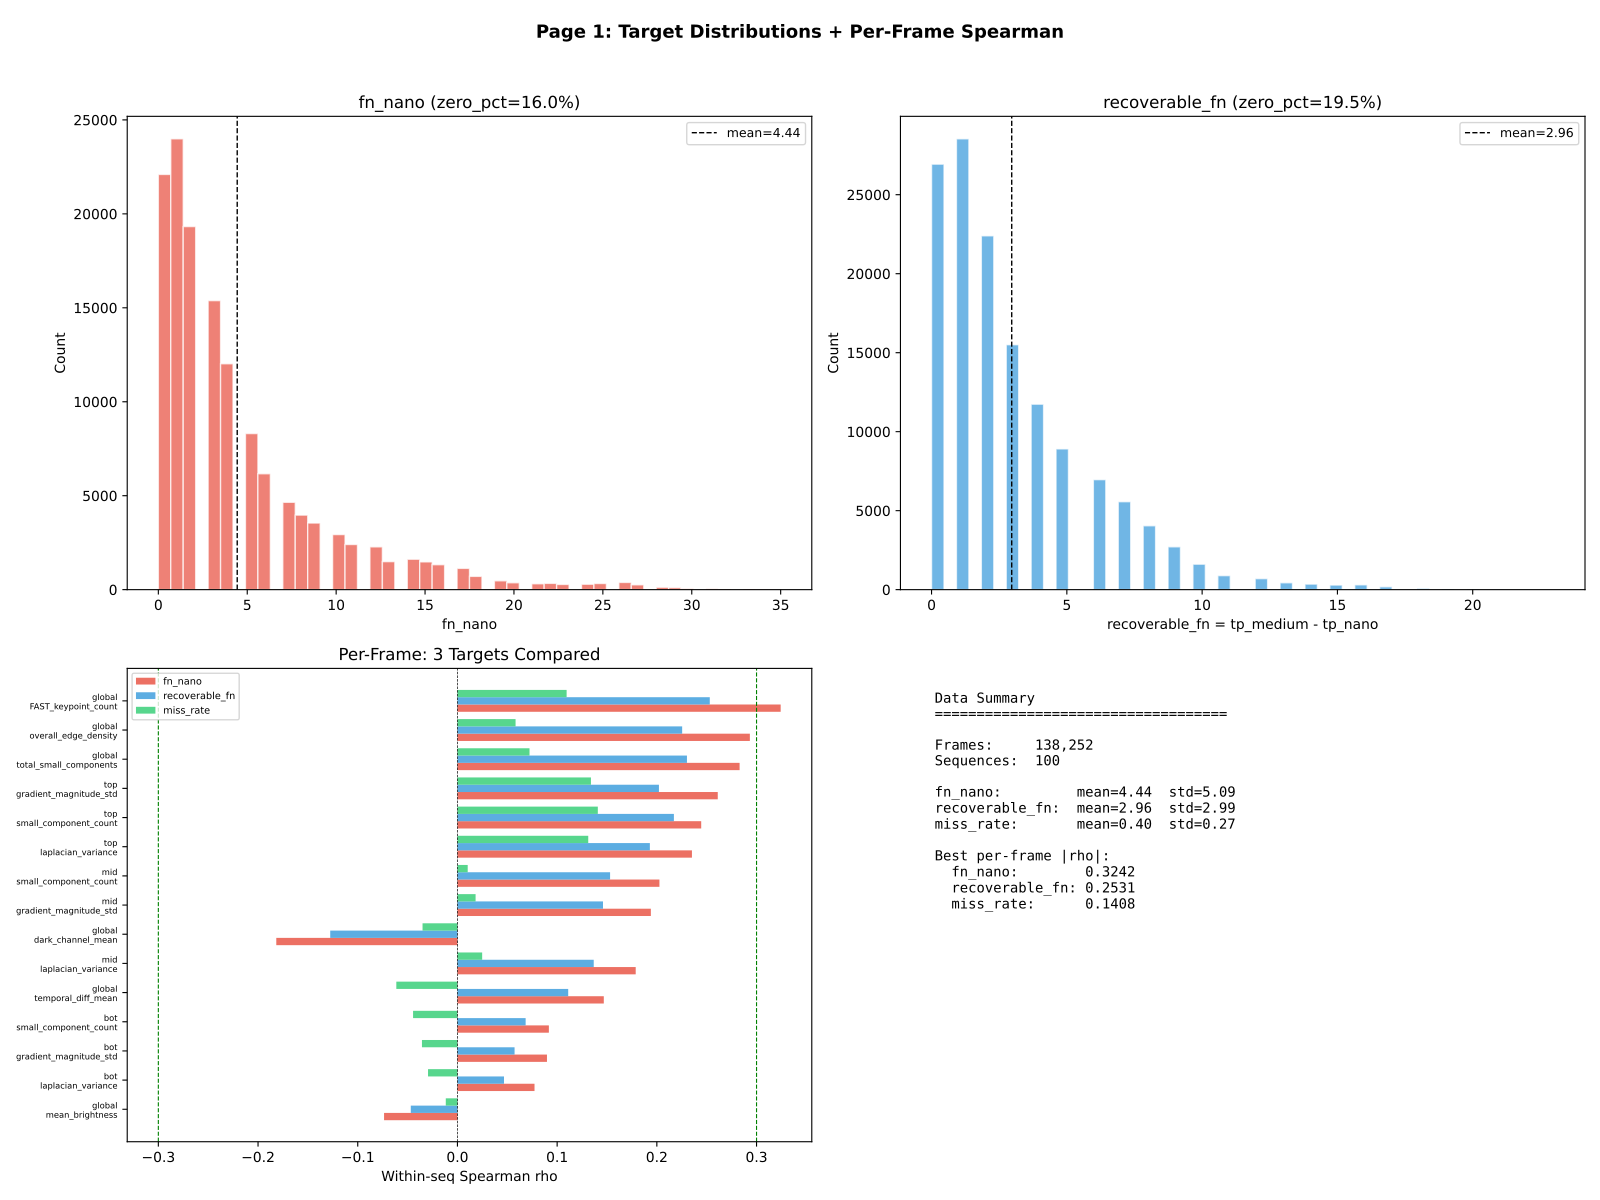

Reproduce this figure in Python.
#!/usr/bin/env python3
"""DETRAC Diagnostic: recoverable_fn + Windowed Spearman Analysis.

Tests whether the target metric and prediction granularity are the issue
behind near-zero within-sequence Spearman correlations.

Three experiments on existing DETRAC data (no new YOLO runs or feature extraction):
  1. recoverable_fn distribution (compare to fn_nano)
  2. Per-frame Spearman: fn_nano vs recoverable_fn side-by-side
  3. Windowed Spearman: average over 10/30/60/90-frame windows
  4. High-GT filter: only frames with num_gt >= 5

Output:
  - Console: full results tables
  - spatial_experiments/detrac_diagnostic.pdf (4 pages)
"""

from pathlib import Path

import matplotlib
matplotlib.use("Agg")
import matplotlib.pyplot as plt
from matplotlib.backends.backend_pdf import PdfPages
import numpy as np
import pandas as pd
from scipy.stats import spearmanr

# ── Paths ──────────────────────────────────────────────────────────
ECHO_ROOT = Path(__file__).resolve().parent.parent
DET_CSV = ECHO_ROOT / "res_experiment" / "detrac_results.csv"
FEAT_CSV = ECHO_ROOT / "spatial_experiments" / "spatial_experiments_all_features.csv"
PDF_PATH = ECHO_ROOT / "spatial_experiments" / "detrac_diagnostic.pdf"

# ── Feature columns ───────────────────────────────────────────────
FEATURE_COLS = [
    "top_laplacian_variance", "top_small_component_count", "top_gradient_magnitude_std",
    "mid_laplacian_variance", "mid_small_component_count", "mid_gradient_magnitude_std",
    "bot_laplacian_variance", "bot_small_component_count", "bot_gradient_magnitude_std",
    "global_total_small_components", "global_overall_edge_density",
    "global_FAST_keypoint_count", "global_mean_brightness",
    "global_dark_channel_mean", "global_temporal_diff_mean",
]

TARGETS = ["fn_nano", "recoverable_fn", "miss_rate"]
WINDOW_SIZES = [10, 30, 60, 90]


# ── Helpers ────────────────────────────────────────────────────────

def within_seq_spearman(df, feature_cols, target, min_frames=30):
    """Compute within-sequence Spearman rho for each feature."""
    results = {}
    for feature in feature_cols:
        per_seq_rhos = []
        for _, group in df.groupby("sequence"):
            if len(group) < min_frames:
                continue
            if group[target].std() > 0 and group[feature].std() > 0:
                rho, _ = spearmanr(group[feature], group[target])
                if not np.isnan(rho):
                    per_seq_rhos.append(rho)
        results[feature] = {
            "within_seq_rho": np.mean(per_seq_rhos) if per_seq_rhos else 0.0,
            "n_valid_seqs": len(per_seq_rhos),
        }
    return results


def build_windowed_df(df, feature_cols, window_size):
    """Average targets and features over non-overlapping windows."""
    rows = []
    for seq, group in df.groupby("sequence"):
        group = group.sort_values("frame_id").reset_index(drop=True)
        n_windows = len(group) // window_size
        for w in range(n_windows):
            chunk = group.iloc[w * window_size:(w + 1) * window_size]
            row = {"sequence": seq, "window_idx": w}
            row["fn_nano"] = chunk["fn_nano"].mean()
            row["recoverable_fn"] = chunk["recoverable_fn"].mean()
            row["miss_rate"] = chunk["fn_nano"].mean() / max(chunk["num_gt"].mean(), 1)
            for feat in feature_cols:
                row[feat] = chunk[feat].mean()
            row["num_gt"] = chunk["num_gt"].mean()
            rows.append(row)
    return pd.DataFrame(rows)


# ── Main ──────────────────────────────────────────────────────────

def main():
    # ── Load and merge ─────────────────────────────────────────────
    print("Loading data...", flush=True)
    det_df = pd.read_csv(DET_CSV)
    feat_df = pd.read_csv(FEAT_CSV)

    # Pivot detection results
    nano = det_df[det_df["model"] == "nano_320"][["sequence", "frame_id", "tp", "fn"]].copy()
    nano = nano.rename(columns={"tp": "tp_nano", "fn": "fn_nano"})
    medium = det_df[det_df["model"] == "medium_640"][["sequence", "frame_id", "tp", "fn"]].copy()
    medium = medium.rename(columns={"tp": "tp_medium", "fn": "fn_medium"})
    det = nano.merge(medium, on=["sequence", "frame_id"])
    det["recoverable_fn"] = (det["tp_medium"] - det["tp_nano"]).clip(lower=0)

    # Merge with features
    df = feat_df.merge(
        det[["sequence", "frame_id", "tp_nano", "tp_medium", "fn_nano", "fn_medium", "recoverable_fn"]],
        on=["sequence", "frame_id"],
    )
    # Per-frame miss rate (fn / num_gt, clamped for num_gt=0)
    df["miss_rate"] = df["fn_nano"] / df["num_gt"].clip(lower=1)
    print(f"  {len(df):,} frames, {df['sequence'].nunique()} sequences\n", flush=True)

    # ── Step 1: recoverable_fn distribution ────────────────────────
    print("=" * 65)
    print("STEP 1: TARGET DISTRIBUTIONS")
    print("=" * 65)
    print(f"\n{'Statistic':<25s} {'fn_nano':>12s} {'recoverable_fn':>15s} {'miss_rate':>12s}")
    print("-" * 67)
    for stat_name, fn in [
        ("mean", lambda s: f"{s.mean():.3f}"),
        ("std", lambda s: f"{s.std():.3f}"),
        ("min", lambda s: f"{s.min():.3f}"),
        ("max", lambda s: f"{s.max():.3f}"),
        ("25th pctile", lambda s: f"{s.quantile(0.25):.3f}"),
        ("50th pctile", lambda s: f"{s.quantile(0.50):.3f}"),
        ("75th pctile", lambda s: f"{s.quantile(0.75):.3f}"),
        ("90th pctile", lambda s: f"{s.quantile(0.90):.3f}"),
        ("95th pctile", lambda s: f"{s.quantile(0.95):.3f}"),
        ("% zeros", lambda s: f"{100 * (s == 0).mean():.1f}%"),
    ]:
        fn_val = fn(df["fn_nano"])
        rfn_val = fn(df["recoverable_fn"])
        mr_val = fn(df["miss_rate"])
        print(f"{stat_name:<25s} {fn_val:>12s} {rfn_val:>15s} {mr_val:>12s}")

    # ── Step 2: Per-frame Spearman ─────────────────────────────────
    print(f"\n{'=' * 65}")
    print("STEP 2: PER-FRAME WITHIN-SEQUENCE SPEARMAN")
    print("=" * 65)

    step2_results = []
    for target in TARGETS:
        rhos = within_seq_spearman(df, FEATURE_COLS, target, min_frames=30)
        for feat, vals in rhos.items():
            step2_results.append({
                "condition": "per_frame",
                "target": target,
                "feature": feat,
                "within_seq_rho": round(vals["within_seq_rho"], 4),
                "n_valid_seqs": vals["n_valid_seqs"],
            })

    step2_df = pd.DataFrame(step2_results)

    # Pivot for side-by-side
    pivot = step2_df.pivot(index="feature", columns="target", values="within_seq_rho")
    pivot = pivot[["fn_nano", "recoverable_fn", "miss_rate"]]
    pivot = pivot.sort_values("fn_nano", ascending=False, key=abs)
    print(pivot.round(4).to_string())

    # ── Step 3: Windowed Spearman ──────────────────────────────────
    print(f"\n{'=' * 65}")
    print("STEP 3: WINDOWED SPEARMAN (CRITICAL TEST)")
    print("=" * 65)

    all_windowed_results = []
    for ws in WINDOW_SIZES:
        wdf = build_windowed_df(df, FEATURE_COLS, ws)
        n_seqs = wdf["sequence"].nunique()
        print(f"\n--- Window size = {ws} frames ({n_seqs} sequences, "
              f"{len(wdf)} windows) ---")

        for target in TARGETS:
            rhos = within_seq_spearman(wdf, FEATURE_COLS, target, min_frames=5)
            for feat, vals in rhos.items():
                all_windowed_results.append({
                    "condition": f"window_{ws}",
                    "target": target,
                    "feature": feat,
                    "within_seq_rho": round(vals["within_seq_rho"], 4),
                    "n_valid_seqs": vals["n_valid_seqs"],
                    "window_size": ws,
                })

        # Print window=30 summary
        if ws == 30:
            w30 = [r for r in all_windowed_results
                   if r["condition"] == "window_30"]
            w30_df = pd.DataFrame(w30)
            pivot_w30 = w30_df.pivot(index="feature", columns="target",
                                      values="within_seq_rho")
            pivot_w30 = pivot_w30[["fn_nano", "recoverable_fn", "miss_rate"]]
            pivot_w30 = pivot_w30.sort_values("fn_nano", ascending=False, key=abs)
            print(pivot_w30.round(4).to_string())

    windowed_df = pd.DataFrame(all_windowed_results)

    # Print rho vs window size for top features
    print(f"\n--- Rho vs Window Size (top features by per-frame |rho|) ---")
    top_feats = pivot.index[:5].tolist()
    for target in TARGETS:
        print(f"\n  Target: {target}")
        print(f"  {'Feature':<40s}", end="")
        for ws in WINDOW_SIZES:
            print(f"  w={ws:>3d}", end="")
        print()
        for feat in top_feats:
            print(f"  {feat:<40s}", end="")
            for ws in WINDOW_SIZES:
                mask = ((windowed_df["feature"] == feat) &
                        (windowed_df["target"] == target) &
                        (windowed_df["window_size"] == ws))
                val = windowed_df.loc[mask, "within_seq_rho"].values
                if len(val) > 0:
                    print(f"  {val[0]:>6.3f}", end="")
                else:
                    print(f"  {'N/A':>6s}", end="")
            print()

    # ── Step 4: High-GT filter ─────────────────────────────────────
    print(f"\n{'=' * 65}")
    print("STEP 4: HIGH-GT FILTER")
    print("=" * 65)

    # Find threshold giving ~50% of frames
    gt_thresholds = [3, 5, 7, 10]
    for t in gt_thresholds:
        pct = (df["num_gt"] >= t).mean()
        print(f"  num_gt >= {t}: {100*pct:.1f}% of frames ({(df['num_gt'] >= t).sum():,})")

    # Use num_gt >= 5
    gt_thresh = 5
    df_dense = df[df["num_gt"] >= gt_thresh].copy().reset_index(drop=True)
    print(f"\nUsing num_gt >= {gt_thresh}: {len(df_dense):,} frames "
          f"({100*len(df_dense)/len(df):.1f}%)\n")

    step4_results = []
    for target in TARGETS:
        rhos = within_seq_spearman(df_dense, FEATURE_COLS, target, min_frames=30)
        for feat, vals in rhos.items():
            step4_results.append({
                "condition": f"high_gt_{gt_thresh}",
                "target": target,
                "feature": feat,
                "within_seq_rho": round(vals["within_seq_rho"], 4),
                "n_valid_seqs": vals["n_valid_seqs"],
            })

    step4_df = pd.DataFrame(step4_results)
    pivot_hgt = step4_df.pivot(index="feature", columns="target", values="within_seq_rho")
    pivot_hgt = pivot_hgt[["fn_nano", "recoverable_fn", "miss_rate"]]
    pivot_hgt = pivot_hgt.sort_values("fn_nano", ascending=False, key=abs)
    print(pivot_hgt.round(4).to_string())

    # ── Combined summary table ─────────────────────────────────────
    print(f"\n{'=' * 65}")
    print("COMBINED SUMMARY (best rho per condition)")
    print("=" * 65)

    all_results = step2_results + all_windowed_results + step4_results
    all_df = pd.DataFrame(all_results)

    for cond in all_df["condition"].unique():
        for target in TARGETS:
            subset = all_df[(all_df["condition"] == cond) & (all_df["target"] == target)]
            if len(subset) == 0:
                continue
            best = subset.loc[subset["within_seq_rho"].abs().idxmax()]
            print(f"  {cond:<15s} {target:<18s} "
                  f"best: {best['feature']:<40s} rho={best['within_seq_rho']:+.4f}")

    # ── Generate PDF ───────────────────────────────────────────────
    print(f"\nGenerating PDF report...", flush=True)
    generate_pdf(df, df_dense, gt_thresh, pivot, pivot_w30, pivot_hgt,
                 windowed_df, top_feats, all_df)
    print(f"\nDone.")


# ── PDF generation ─────────────────────────────────────────────────

def generate_pdf(df, df_dense, gt_thresh, pivot_perframe, pivot_w30,
                 pivot_hgt, windowed_df, top_feats, all_df):

    with PdfPages(str(PDF_PATH)) as pdf:

        # ── Page 1: Distribution + Per-frame Spearman ─────────────
        fig, axes = plt.subplots(2, 2, figsize=(16, 12))

        # (0,0) fn_nano histogram
        ax = axes[0, 0]
        ax.hist(df["fn_nano"], bins=50, color="#e74c3c", alpha=0.7, edgecolor="white")
        ax.axvline(df["fn_nano"].mean(), color="k", ls="--", lw=1,
                   label=f"mean={df['fn_nano'].mean():.2f}")
        ax.set_xlabel("fn_nano")
        ax.set_ylabel("Count")
        ax.set_title(f"fn_nano (zero_pct={100*(df['fn_nano']==0).mean():.1f}%)")
        ax.legend(fontsize=9)

        # (0,1) recoverable_fn histogram
        ax = axes[0, 1]
        ax.hist(df["recoverable_fn"], bins=50, color="#3498db", alpha=0.7, edgecolor="white")
        ax.axvline(df["recoverable_fn"].mean(), color="k", ls="--", lw=1,
                   label=f"mean={df['recoverable_fn'].mean():.2f}")
        ax.set_xlabel("recoverable_fn = tp_medium - tp_nano")
        ax.set_ylabel("Count")
        ax.set_title(f"recoverable_fn (zero_pct={100*(df['recoverable_fn']==0).mean():.1f}%)")
        ax.legend(fontsize=9)

        # (1,0) Per-frame Spearman side-by-side bar chart (3 targets)
        ax = axes[1, 0]
        feats_sorted = pivot_perframe.sort_values("fn_nano", key=abs).index.tolist()
        y = np.arange(len(feats_sorted))
        bw = 0.25
        fn_vals = [pivot_perframe.loc[f, "fn_nano"] for f in feats_sorted]
        rfn_vals = [pivot_perframe.loc[f, "recoverable_fn"] for f in feats_sorted]
        mr_vals = [pivot_perframe.loc[f, "miss_rate"] for f in feats_sorted]
        ax.barh(y - bw, fn_vals, height=bw, color="#e74c3c", alpha=0.8, label="fn_nano")
        ax.barh(y, rfn_vals, height=bw, color="#3498db", alpha=0.8, label="recoverable_fn")
        ax.barh(y + bw, mr_vals, height=bw, color="#2ecc71", alpha=0.8, label="miss_rate")
        ax.set_yticks(y)
        ax.set_yticklabels([f.replace("_", "\n", 1) for f in feats_sorted], fontsize=6)
        ax.set_xlabel("Within-seq Spearman rho")
        ax.set_title("Per-Frame: 3 Targets Compared")
        ax.axvline(0.3, color="green", ls="--", lw=0.8)
        ax.axvline(-0.3, color="green", ls="--", lw=0.8)
        ax.axvline(0, color="k", lw=0.5, ls="--")
        ax.legend(fontsize=7)

        # (1,1) Stats text
        ax = axes[1, 1]
        ax.axis("off")
        stats = (
            f"Data Summary\n{'='*35}\n\n"
            f"Frames:     {len(df):,}\n"
            f"Sequences:  {df['sequence'].nunique()}\n\n"
            f"fn_nano:         mean={df['fn_nano'].mean():.2f}  std={df['fn_nano'].std():.2f}\n"
            f"recoverable_fn:  mean={df['recoverable_fn'].mean():.2f}  std={df['recoverable_fn'].std():.2f}\n"
            f"miss_rate:       mean={df['miss_rate'].mean():.2f}  std={df['miss_rate'].std():.2f}\n\n"
            f"Best per-frame |rho|:\n"
            f"  fn_nano:        {pivot_perframe['fn_nano'].abs().max():.4f}\n"
            f"  recoverable_fn: {pivot_perframe['recoverable_fn'].abs().max():.4f}\n"
            f"  miss_rate:      {pivot_perframe['miss_rate'].abs().max():.4f}\n"
        )
        ax.text(0.05, 0.95, stats, transform=ax.transAxes,
                fontsize=10, verticalalignment="top", fontfamily="monospace")

        fig.suptitle("Page 1: Target Distributions + Per-Frame Spearman",
                     fontsize=13, fontweight="bold")
        plt.tight_layout(rect=[0, 0, 1, 0.96])
        pdf.savefig(fig, dpi=150)
        plt.close(fig)

        # ── Page 2: Windowed Spearman ─────────────────────────────
        fig, axes = plt.subplots(2, 2, figsize=(16, 12))

        # (0,0) and (0,1): rho vs window size for top features
        # Show fn_nano and miss_rate line plots (recoverable_fn in bar/text)
        for idx, target in enumerate(["fn_nano", "miss_rate"]):
            ax = axes[0, idx]
            for feat in top_feats:
                rhos = []
                for ws in WINDOW_SIZES:
                    mask = ((windowed_df["feature"] == feat) &
                            (windowed_df["target"] == target) &
                            (windowed_df["window_size"] == ws))
                    vals = windowed_df.loc[mask, "within_seq_rho"].values
                    rhos.append(vals[0] if len(vals) > 0 else 0)
                ax.plot(WINDOW_SIZES, rhos, "o-", label=feat.replace("global_", "g_"),
                        markersize=4)
            ax.axhline(0.3, color="green", ls="--", lw=0.8)
            ax.axhline(-0.3, color="green", ls="--", lw=0.8)
            ax.axhline(0, color="k", lw=0.3, ls=":")
            ax.set_xlabel("Window size (frames)")
            ax.set_ylabel("Within-seq rho")
            ax.set_title(f"rho vs Window Size ({target})")
            ax.legend(fontsize=6, loc="best")

        # (1,0) Windowed (w=30) side-by-side bar chart (3 targets)
        ax = axes[1, 0]
        feats_w30 = pivot_w30.sort_values("fn_nano", key=abs).index.tolist()
        y = np.arange(len(feats_w30))
        bw2 = 0.25
        fn_vals = [pivot_w30.loc[f, "fn_nano"] for f in feats_w30]
        rfn_vals = [pivot_w30.loc[f, "recoverable_fn"] for f in feats_w30]
        mr_vals = [pivot_w30.loc[f, "miss_rate"] for f in feats_w30]
        ax.barh(y - bw2, fn_vals, height=bw2, color="#e74c3c", alpha=0.8, label="fn_nano")
        ax.barh(y, rfn_vals, height=bw2, color="#3498db", alpha=0.8, label="recoverable_fn")
        ax.barh(y + bw2, mr_vals, height=bw2, color="#2ecc71", alpha=0.8, label="miss_rate")
        ax.set_yticks(y)
        ax.set_yticklabels([f.replace("_", "\n", 1) for f in feats_w30], fontsize=6)
        ax.set_xlabel("Within-seq Spearman rho")
        ax.set_title("Window=30: 3 Targets Compared")
        ax.axvline(0.3, color="green", ls="--", lw=0.8)
        ax.axvline(-0.3, color="green", ls="--", lw=0.8)
        ax.axvline(0, color="k", lw=0.5, ls="--")
        ax.legend(fontsize=7)

        # (1,1) Window improvement text
        ax = axes[1, 1]
        ax.axis("off")
        txt = f"Windowed Spearman Summary\n{'='*35}\n\n"
        for target in TARGETS:
            txt += f"Target: {target}\n"
            for ws in WINDOW_SIZES:
                mask = ((windowed_df["target"] == target) &
                        (windowed_df["window_size"] == ws))
                sub = windowed_df[mask]
                if len(sub) > 0:
                    best_rho = sub["within_seq_rho"].abs().max()
                    best_feat = sub.loc[sub["within_seq_rho"].abs().idxmax(), "feature"]
                    txt += f"  w={ws:>3d}: best |rho|={best_rho:.4f} ({best_feat})\n"
            txt += "\n"
        ax.text(0.05, 0.95, txt, transform=ax.transAxes,
                fontsize=9, verticalalignment="top", fontfamily="monospace")

        fig.suptitle("Page 2: Windowed Spearman (Granularity Test)",
                     fontsize=13, fontweight="bold")
        plt.tight_layout(rect=[0, 0, 1, 0.96])
        pdf.savefig(fig, dpi=150)
        plt.close(fig)

        # ── Page 3: High-GT filter ────────────────────────────────
        fig, (ax1, ax2) = plt.subplots(1, 2, figsize=(16, 10))

        # Left: high-GT bar chart (3 targets)
        feats_hgt = pivot_hgt.sort_values("fn_nano", key=abs).index.tolist()
        y = np.arange(len(feats_hgt))
        bw3 = 0.25
        fn_vals = [pivot_hgt.loc[f, "fn_nano"] for f in feats_hgt]
        rfn_vals = [pivot_hgt.loc[f, "recoverable_fn"] for f in feats_hgt]
        mr_vals = [pivot_hgt.loc[f, "miss_rate"] for f in feats_hgt]
        ax1.barh(y - bw3, fn_vals, height=bw3, color="#e74c3c", alpha=0.8, label="fn_nano")
        ax1.barh(y, rfn_vals, height=bw3, color="#3498db", alpha=0.8, label="recoverable_fn")
        ax1.barh(y + bw3, mr_vals, height=bw3, color="#2ecc71", alpha=0.8, label="miss_rate")
        ax1.set_yticks(y)
        ax1.set_yticklabels([f.replace("_", "\n", 1) for f in feats_hgt], fontsize=6)
        ax1.set_xlabel("Within-seq Spearman rho")
        ax1.set_title(f"High-GT (num_gt >= {gt_thresh}): 3 Targets")
        ax1.axvline(0.3, color="green", ls="--", lw=0.8)
        ax1.axvline(-0.3, color="green", ls="--", lw=0.8)
        ax1.axvline(0, color="k", lw=0.5, ls="--")
        ax1.legend(fontsize=7)

        # Right: all-frames vs high-GT comparison
        # Compare per-frame rho (all) vs per-frame rho (high-GT) for fn_nano
        ax2.set_title("All Frames vs High-GT Filter (fn_nano)")
        all_rhos = [pivot_perframe.loc[f, "fn_nano"] if f in pivot_perframe.index else 0
                    for f in FEATURE_COLS]
        hgt_rhos = [pivot_hgt.loc[f, "fn_nano"] if f in pivot_hgt.index else 0
                    for f in FEATURE_COLS]
        for i, feat in enumerate(FEATURE_COLS):
            ax2.scatter(all_rhos[i], hgt_rhos[i], color="#3498db", s=50, zorder=3)
            ax2.annotate(feat.replace("global_", "g_").replace("_", "\n", 1),
                         (all_rhos[i], hgt_rhos[i]), fontsize=5,
                         ha="center", va="bottom")
        lim = max(max(abs(v) for v in all_rhos), max(abs(v) for v in hgt_rhos)) + 0.05
        ax2.plot([-lim, lim], [-lim, lim], "k--", lw=0.5, label="y=x")
        ax2.set_xlabel("Per-frame rho (all frames)")
        ax2.set_ylabel(f"Per-frame rho (num_gt >= {gt_thresh})")
        ax2.legend(fontsize=8)

        fig.suptitle("Page 3: High-GT Filter Effect",
                     fontsize=13, fontweight="bold")
        plt.tight_layout(rect=[0, 0, 1, 0.96])
        pdf.savefig(fig, dpi=150)
        plt.close(fig)

        # ── Page 4: Summary table + recommendation ────────────────
        fig, ax = plt.subplots(figsize=(16, 12))
        ax.axis("off")

        # Build summary
        summary = f"DETRAC Diagnostic Summary\n{'='*60}\n\n"

        # Best per condition
        summary += f"{'Condition':<18s} {'Target':<18s} {'Best Feature':<42s} {'rho':>8s}\n"
        summary += "-" * 86 + "\n"
        for cond in sorted(all_df["condition"].unique()):
            for target in TARGETS:
                subset = all_df[(all_df["condition"] == cond) & (all_df["target"] == target)]
                if len(subset) == 0:
                    continue
                best = subset.loc[subset["within_seq_rho"].abs().idxmax()]
                summary += (f"{cond:<18s} {target:<18s} "
                           f"{best['feature']:<42s} {best['within_seq_rho']:>+8.4f}\n")

        summary += f"\n\n{'='*60}\n"
        summary += "KEY FINDINGS:\n\n"

        # Auto-generate findings
        best_overall = all_df.loc[all_df["within_seq_rho"].abs().idxmax()]
        summary += (f"1. Best rho overall: {best_overall['within_seq_rho']:+.4f} "
                   f"({best_overall['feature']}, {best_overall['condition']}, "
                   f"{best_overall['target']})\n\n")

        # Compare targets
        fn_best = all_df[all_df["target"] == "fn_nano"]["within_seq_rho"].abs().max()
        rfn_best = all_df[all_df["target"] == "recoverable_fn"]["within_seq_rho"].abs().max()
        mr_best = all_df[all_df["target"] == "miss_rate"]["within_seq_rho"].abs().max()
        target_ranking = sorted([("fn_nano", fn_best), ("recoverable_fn", rfn_best),
                                  ("miss_rate", mr_best)], key=lambda x: x[1], reverse=True)
        summary += (f"2. Target ranking: {target_ranking[0][0]} |rho|={target_ranking[0][1]:.4f} > "
                   f"{target_ranking[1][0]} {target_ranking[1][1]:.4f} > "
                   f"{target_ranking[2][0]} {target_ranking[2][1]:.4f}\n\n")

        # Windowing effect
        pf_best = all_df[all_df["condition"] == "per_frame"]["within_seq_rho"].abs().max()
        w90_best = all_df[all_df["condition"] == "window_90"]["within_seq_rho"].abs().max() if len(all_df[all_df["condition"] == "window_90"]) > 0 else 0
        if w90_best > pf_best * 1.5:
            summary += f"3. Windowing HELPS: per-frame best={pf_best:.4f}, window_90 best={w90_best:.4f}\n\n"
        elif w90_best > pf_best:
            summary += f"3. Windowing helps slightly: per-frame best={pf_best:.4f}, window_90 best={w90_best:.4f}\n\n"
        else:
            summary += f"3. Windowing does NOT help: per-frame best={pf_best:.4f}, window_90 best={w90_best:.4f}\n\n"

        # Threshold check
        if abs(best_overall["within_seq_rho"]) >= 0.3:
            summary += "RECOMMENDATION: Signal found! Proceed with identified condition/target.\n"
        elif abs(best_overall["within_seq_rho"]) >= 0.2:
            summary += "RECOMMENDATION: Marginal signal. Consider combining features or alternative approaches.\n"
        else:
            summary += "RECOMMENDATION: Weak signal across all conditions. Spatial features alone may be insufficient.\n"

        ax.text(0.02, 0.98, summary, transform=ax.transAxes,
                fontsize=10, verticalalignment="top", fontfamily="monospace")

        fig.suptitle("Page 4: Summary & Recommendation",
                     fontsize=13, fontweight="bold")
        plt.tight_layout(rect=[0, 0, 1, 0.96])
        pdf.savefig(fig, dpi=150)
        plt.close(fig)

    print(f"PDF saved -> {PDF_PATH}", flush=True)


if __name__ == "__main__":
    main()
